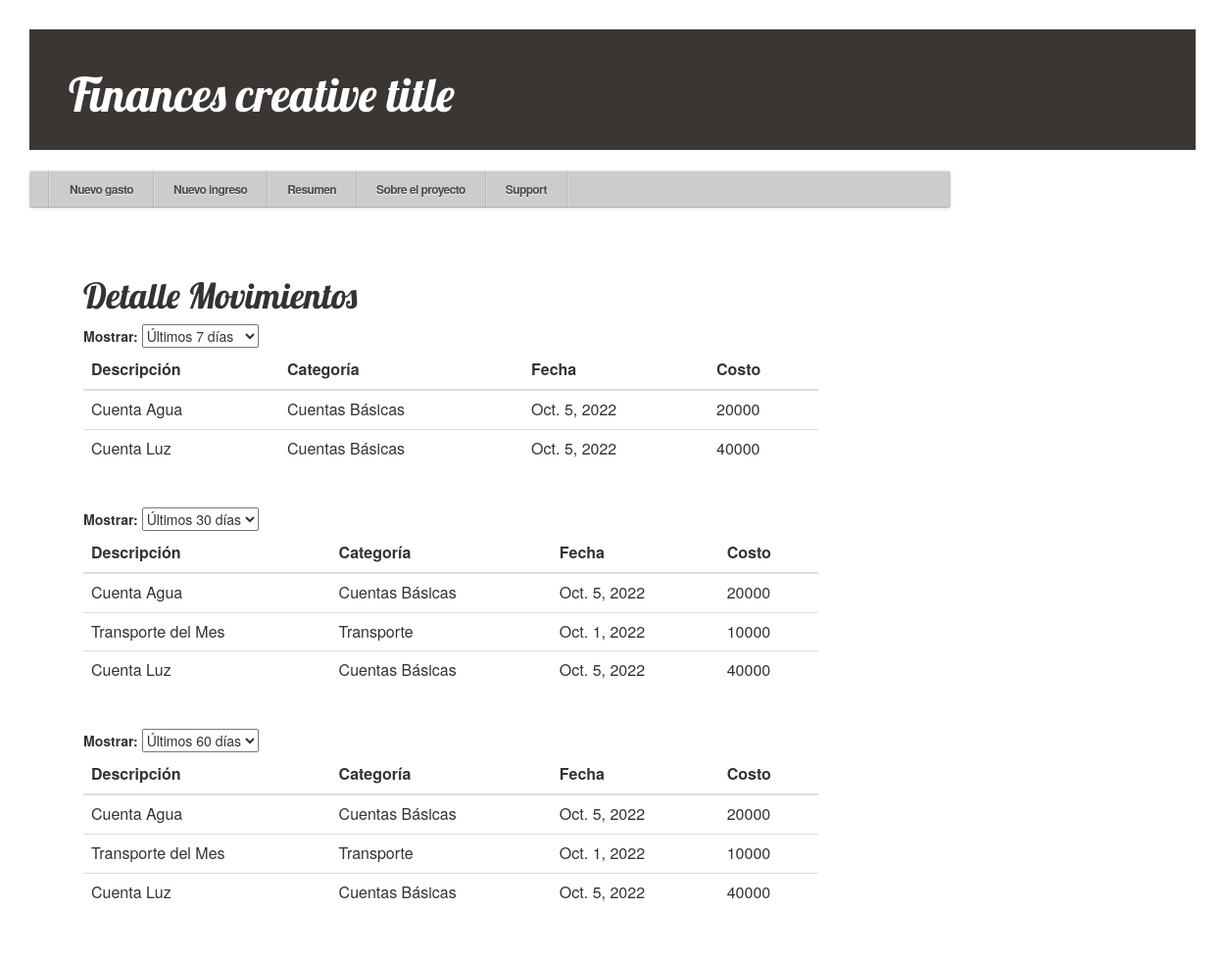
The app's page /gastos/resumen/, older data.
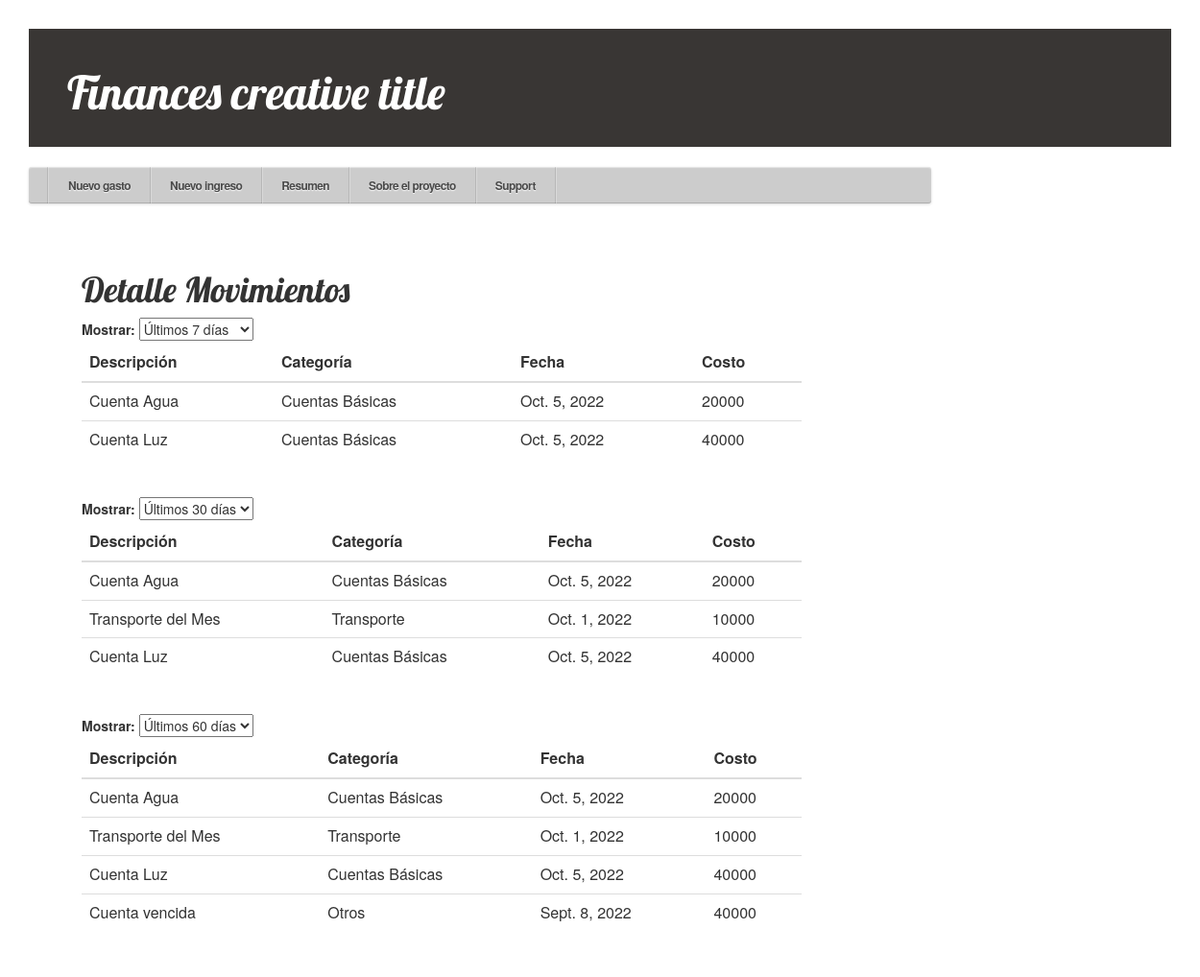
The same page, newer data.
### aplicacion/models.py (models this page shows)
class gastos(models.Model):
    id_usuario = models.ForeignKey(settings.AUTH_USER_MODEL, on_delete=models.CASCADE)
    titulo = models.CharField(max_length=20)
    descripcion = models.TextField(blank=True, null=True)
    RECURRENCIA = [
        ('Si', 'Si'),
        ('No', 'No'),
    ]
    recurrente = models.CharField(max_length=2, choices=RECURRENCIA)
    fecha_cobro = models.DateField()
    PRIORIDAD = [
        ('Alta', 'Alta'),
        ('Media', 'Media'),
        ('Baja', 'Baja'),
    ]
    prioridad = models.CharField(max_length=10, choices=PRIORIDAD)
    monto = models.IntegerField()
    CATEGORIA = [
        ('Entretención', 'Entretención'),
        ('Transporte', 'Transporte'),
        ('Alimento', 'Alimentos'),
        ('Cuentas Básicas', 'Cuentas Básicas'),
        ('Dividendo', 'Dividendo'),
        ('Otros', 'Otros'),
    ]
    categoria = models.CharField(max_length=100, choices=CATEGORIA)
    def __str__(self):
        return self.titulo

### aplicacion/views.py (the view)
# urls.py: path('gastos/resumen/', views.resumen, name='resumen'),
def resumen(request):
    if request.method == 'GET':
        gastos_o = gastos.objects.all()
        final_date = timezone.now()
        init_date_1 = timezone.now().date() - timedelta(days=7)
        init_date_2 = timezone.now().date() - timedelta(days=30)
        init_date_3 = timezone.now().date() - timedelta(days=60)
        gastos1 = gastos.objects.filter(fecha_cobro__range=[init_date_1, final_date]) #Tabla opción 1
        gastos2 = gastos.objects.filter(fecha_cobro__range=[init_date_2, final_date]) #Tabla opción 2
        gastos3 = gastos.objects.filter(fecha_cobro__range=[init_date_3, final_date]) #Tabla opción
        return render(request, 'aplicacion/resumen.html', {'gastos_o': gastos2, # Este es el valor default
                        'gastos1' :gastos1, 'gastos2': gastos2, 'gastos3': gastos3})

### aplicacion/templates/aplicacion/resumen.html (shortened to what this page needs)
{% extends 'aplicacion/base.html' %}
{% block content %}
<br></br>
	<div id="main-container">
		<div>
			<h1>Detalle Movimientos</h1>
		</div>
		<div class="dropdown-resumen">
			<label for="daterange">Mostrar: </label>
			<select id="data-range" name="data-range" required>
				<option value="1" selected>Últimos 7 días</option>
			</select><br>
		</div>
	<table class="table table-sm table-dark" id="table_resumen1">
		<thead>
			<tr>
				<th>Descripción</th><th>Categoría</th><th>Fecha</th><th>Costo</th>
			</tr>
		</thead>
		<tbody>
		{% for gast in gastos1 %}
		<tr>
			<td>{{ gast.titulo }}</td><td>{{gast.categoria}}</td><td>{{ gast.fecha_cobro}}</td><td>{{gast.monto}}
			</td>
		</tr>
		{% endfor %}
		</tbody>
	</table>
</div>
<div id="main-container2">
	<div class="dropdown-resumen">
		<label for="daterange">Mostrar: </label>
		<select id="data-range" name="data-range" required>
			<option value="2" selected>Últimos 30 días</option>
		</select><br>
	</div>
<table class="table table-sm table-dark" id="table_resumen2">
	<thead>
		<tr>
			<th>Descripción</th><th>Categoría</th><th>Fecha</th><th>Costo</th>
		</tr>
	</thead>
	<tbody>
	{% for gast in gastos2 %}
	<tr>
		<td>{{ gast.titulo }}</td><td>{{gast.categoria}}</td><td>{{ gast.fecha_cobro}}</td><td>{{gast.monto}}
		</td>
	</tr>
	{% endfor %}
	</tbody>
</table>
</div>
<div id="main-container3">
	<div class="dropdown-resumen">
		<label for="daterange">Mostrar: </label>
		<select id="data-range" name="data-range" required>
			<option value="3" selected>Últimos 60 días </option>
		</select><br>
	</div>
<table class="table table-sm table-dark" id="table_resumen3">
	<thead>
		<tr>
			<th>Descripción</th><th>Categoría</th><th>Fecha</th><th>Costo</th>
		</tr>
	</thead>
	<tbody>
	{% for gast in gastos3 %}
	<tr>
		<td>{{ gast.titulo }}</td><td>{{gast.categoria}}</td><td>{{ gast.fecha_cobro}}</td><td>{{gast.monto}}
		</td>
	</tr>
	{% endfor %}
	</tbody>
</table>
</div>
{% endblock %}

### aplicacion/templates/aplicacion/base.html (shortened to what this page needs)
{% load static %}
<html>
    <head>
        <link rel="stylesheet" href="//maxcdn.bootstrapcdn.com/bootstrap/3.2.0/css/bootstrap.min.css">
        <link rel="stylesheet" href="//maxcdn.bootstrapcdn.com/bootstrap/3.2.0/css/bootstrap-theme.min.css">
        <link rel="stylesheet" href="{% static 'aplicacion/base.css' %}">
        <link href="{% static 'aplicacion/fullcalendar/lib/main.css' %}" rel='stylesheet' />
        <link href="{% static 'aplicacion/fullcalendar/lib/main.min.css' %}" rel='stylesheet' />
    </head>
    <body>
        <div class="page-header">
            <h1><a href="/">Finances creative title</a></h1>
        </div>
        <div>
            <div id="container">
                <ul id="menu">
                  <li><a href="{% url 'gastos_new' %}">Nuevo gasto</a>
                  <li><a href="#">Nuevo ingreso</a>
                  </li>
                  <li><a href="{% url 'resumen' %}">Resumen</a>
                  </li>
                  <li><a href="#">Sobre el proyecto</a>
                  </li>
                  <li><a href="#">Support</a></li>
                </ul>
                </div>
        </div>
        <div class="content container">
            <div class="row">
                <div class="col-md-8">
                    {% block content %}
                    {% endblock %}
                </div>
            </div>
        </div>
    </body>
</html>

### aplicacion/static/aplicacion/base.css (style rules this page uses)
.page-header { background-color: #393634; margin-top: 0; padding: 20px 20px 20px 40px; }
.page-header h1, .page-header h1 a, .page-header h1 a:visited, .page-header h1 a:active { color: #ffffff; font-size: 36pt; text-decoration: none; }
.content { margin-left: 40px; }
h1, h2 { font-family: 'Lobster', cursive; }
* { margin: 0; padding: 0; box-sizing: border-box; }
body { padding: 30px; font-family: "Helvetica Neue", helvetica, arial; background: url('https://subtlepatterns.com/patterns/white_carbonfiber.png'); }
#container { position: relative; width: 940px; }
#container:after { content: ""; display: block; clear: both; height: 0; }
#menu { position: relative; float: left; width: 100%; padding: 0 20px; border-radius: 3px; box-shadow: inset 0 1px 1px rgba(255,255,255,.5), inset 0 -1px 0 rgba(0,0,0,.15), 0 1px 3px rgba(0,0,0,.15); background: #ccc; }
#menu, #menu ul { list-style: none; }
#menu > li { float: left; position: relative; border-right: 1px solid rgba(0,0,0,.1); box-shadow: 1px 0 0 rgba(255,255,255,.25); perspective: 1000px; }
#menu > li:first-child { border-left: 1px solid rgba(255,255,255,.25); box-shadow: -1px 0 0 rgba(0,0,0,.1), 1px 0 0 rgba(255,255,255,.25); }
#menu a { display: block; position: relative; z-index: 10; padding: 13px 20px 13px 20px; text-decoration: none; color: rgba(75,75,75,1); line-height: 1; font-weight: 600; font-size: 12px; letter-spacing: -.05em; background: transparent; text-shadow: 0 1px 1px rgba(255,255,255,.9); transition: all .25s ease-in-out; }

Row changes from the older to the newer data that the page shows:
added gastos: titulo "Cuenta vencida", categoria "Otros", fecha_cobro "Sept. 8, 2022", monto "40000"
